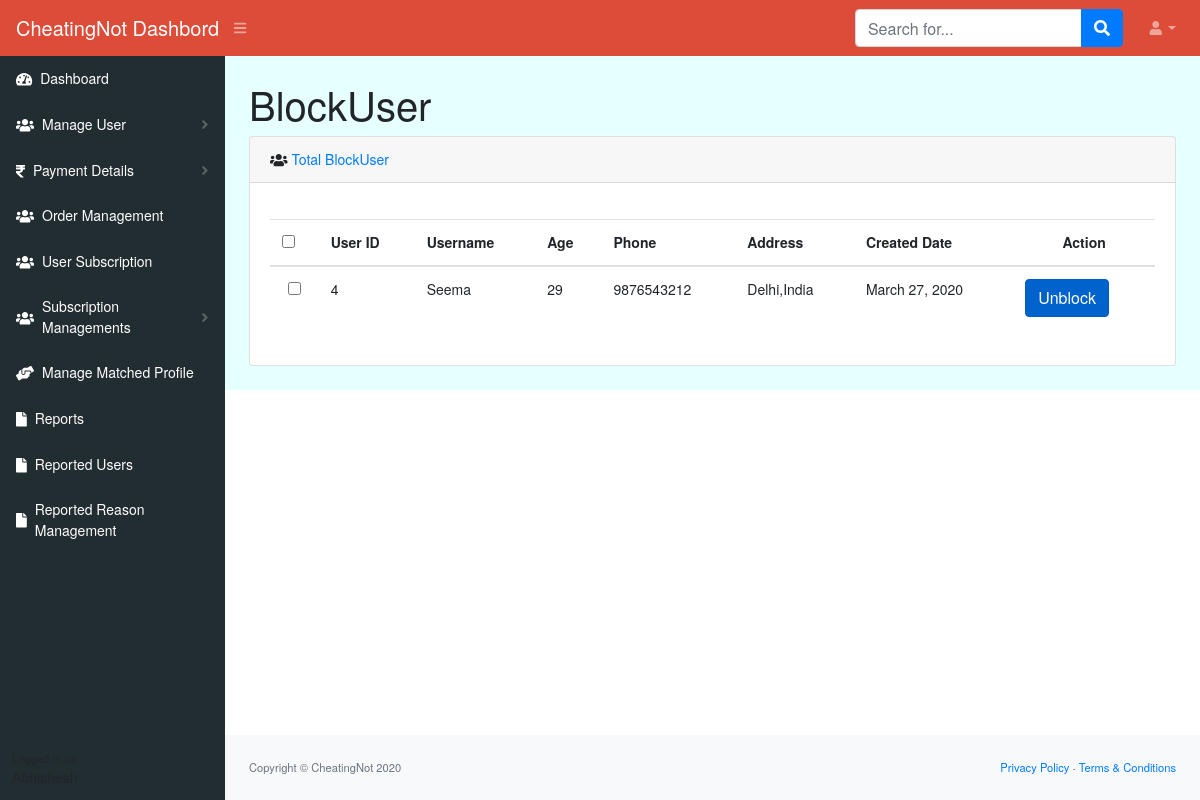
/blockUserslist/, run on the app's committed database.
### cheatingdash/models.py (models this page shows, shortened)
class UserProfile(models.Model):
    user = models.OneToOneField(User, on_delete=models.CASCADE,null=True, blank=True)
    address = models.TextField( blank=True, null=True)
    age=models.CharField(max_length=4,null=True, blank=True)
    phone=models.CharField(max_length=11,null=True, blank=True)
    city=models.CharField(max_length=40,null=True, blank=True)
    is_active = models.BooleanField( default=True)
    create_at = models.DateTimeField(auto_now_add=True)

### cheatingdash/views.py (the view)
# urls.py: path('blockUserslist/',views.blockUserslist,name='blockUserslist'),
def blockUserslist(request):
    user = UserProfile.objects.filter(is_active = False)
    return render(request, 'blockuserlist.html', {'users':user})

### templates/blockuserlist.html (shortened to what this page needs)
{% load static %}
<!DOCTYPE html>
<html lang="en">
    <head>
        <link rel="stylesheet" href="{% static 'css/main.css' %}">
        <link href="https://cdn.datatables.net/1.10.20/css/dataTables.bootstrap4.min.css" rel="stylesheet" />
    </head>
    <body class="sb-nav-fixed">
        <nav class="sb-topnav navbar navbar-expand navbar-dark bg-dark">
            <a class="navbar-brand" href="#">CheatingNot Dashbord</a><button class="btn btn-link btn-sm order-1 order-lg-0" id="sidebarToggle" href="#"><i class="fas fa-bars"></i></button
            >
            <form class="d-none d-md-inline-block form-inline ml-auto mr-0 mr-md-3 my-2 my-md-0">
                <div class="input-group">
                    <input class="form-control" type="text" placeholder="Search for..." aria-label="Search" aria-describedby="basic-addon2" />
                    <div class="input-group-append">
                        <button class="btn btn-primary" type="button"><i class="fas fa-search"></i></button>
                    </div>
                </div>
            </form>
            <ul class="navbar-nav ml-auto ml-md-0">
                <li class="nav-item dropdown">
                    <a class="nav-link dropdown-toggle" id="userDropdown" href="#" role="button" data-toggle="dropdown" aria-haspopup="true" aria-expanded="false"><i class="fas fa-user fa-fw"></i></a>
                </li>
            </ul>
        </nav>
        <div id="layoutSidenav">
            <div id="layoutSidenav_nav">
                <div id="layoutSidenav_nav">
                <nav class="sb-sidenav accordion sb-sidenav-dark" id="sidenavAccordion">
                    <div class="sb-sidenav-menu">
                        <div class="nav">
                            <a class="nav-link" href="/index"
                                ><div class="sb-nav-link-icon"><i class="fas fa-tachometer-alt"></i></div>
                                Dashboard</a
                            >
                            <a class="nav-link collapsed" href="#" data-toggle="collapse" data-target="#collapseLayouts" aria-expanded="false" aria-controls="collapseLayouts"
                                ><div class="sb-nav-link-icon"><i class="fas fa-users"></i></div>
                                 Manage User
                                <div class="sb-sidenav-collapse-arrow"><i class="fas fa-angle-down"></i></div
                            ></a>
                            <a class="nav-link collapsed" href="#" data-toggle="collapse" data-target="#collapseLayouts" aria-expanded="false" aria-controls="collapseLayouts"
                                ><div class="sb-nav-link-icon"> <i class="fas fa-rupee-sign"></i> </div>
                                Payment Details
                                <div class="sb-sidenav-collapse-arrow"><i class="fas fa-angle-down"></i></div
                            ></a>
                            <a class="nav-link" href="/ordermanagement"
                                ><div class="sb-nav-link-icon"><i class="fa fa-users"></i></div>
                                Order Management</a
                            >
                            <a class="nav-link" href="/userSubscription"
                                ><div class="sb-nav-link-icon"><i class="fa fa-users"></i></div>
                                User Subscription</a
                            >
                             <a class="nav-link collapsed" href="#" data-toggle="collapse" data-target="#collapsePages" aria-expanded="false" aria-controls="collapsePages"
                                ><div class="sb-nav-link-icon"><i class="fa fa-users"></i></div>
                                Subscription Managements
                                <div class="sb-sidenav-collapse-arrow"><i class="fas fa-angle-down"></i></div
                            ></a>
                             <a class="nav-link" href="/matchedprofiles"
                                ><div class="sb-nav-link-icon"><i class="fas fa-hands-helping"></i></div>
                                Manage Matched Profile</a
                            >
                             <a class="nav-link" href="#"
                                ><div class="sb-nav-link-icon"><i class="fas fa-file"></i></div>
                               Reports</a
                            >
                             <a class="nav-link" href="#"
                                ><div class="sb-nav-link-icon"><i class="fas fa-file"></i></div>
                                Reported Users</a
                            >
                             <a class="nav-link" href="#"
                                ><div class="sb-nav-link-icon"><i class="fas fa-file"></i></div>
                                Reported Reason Management</a
                            >
                        </div>
                    </div>
                    <div class="sb-sidenav-footer">
                        <div class="small">Logged in as:</div>
                    </div>
                </nav>
            </div>
            </div>
            <div id="layoutSidenav_content">
                <main style="background-color: #e6ffff;">
                    <div class="container-fluid">
                        <h1 class="mt-4">BlockUser</h1>
                        <div class="card mb-4">
                            <div class="card-header"><i  class="fas fa-users mr-1"></i><a href="/userList">Total BlockUser</a></div>
                            <div class="card-body">
                                <div class="table-responsive">
                                 <table class="table">
    <thead>
        <tr>
            <th><input type="checkbox" id="selectall"/></th>
            <th>User ID</th>
            <th>Username</th>
            <th>Age</th>
            <th>Phone</th>
            <th>Address</th>
            <th>Created Date</th>
            <th colspan="3" class="text-center">Action</th>
        </tr>
    </thead>
    <tbody>
        {% for user in users %}
       <tr>
        <td align="center"><input type="checkbox" class="case" name="case" value="{{user.id}}"/></td>
        <td>{{user.id}}</td>
        <td>{{user.user}}</td>
        <td>{{user.age}}</td>
        <td>{{user.phone}}</td>
        <td>{{user.address}}</td>
        <td>{{user.create_at|date}}</td>
    <td><a href="/unblockuser/{{user.id}}"class="btn btn-primary active" onclick="myFunction()">Unblock</a></td>
       </tr>
       {% endfor %}
    </tbody>
</table>
                     </div>
                            </div>
                        </div>
                    </div>
                </main>
                <footer class="py-4 bg-light mt-auto">
                    <div class="container-fluid">
                        <div class="d-flex align-items-center justify-content-between small">
                            <div class="text-muted">Copyright &copy; CheatingNot 2020</div>
                            <div>
                                <a href="#">Privacy Policy</a>
                                &middot;
                                <a href="#">Terms &amp; Conditions</a>
                            </div>
                        </div>
                    </div>
                </footer>
            </div>
        </div>
    </body>
</html>

### data on the page
UserProfile: id "4", user "Seema", age "29", phone "9876543212", address "Delhi,India", create_at "March 27, 2020"
